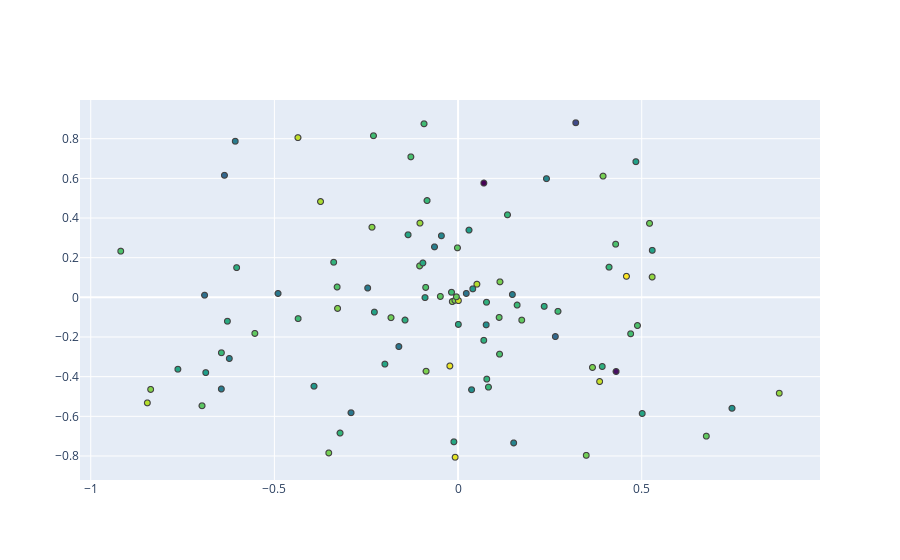

The notebook cell this image was saved under:
### Code cell
import plotly.graph_objects as go
import numpy as np

N = 100000
r = np.random.uniform(0,1,N)
theta = np.random.uniform(0, 2*np.pi, N)

fig = go.Figure(data=go.Scattergl(
    x = r * np.cos(theta),
    y = r * np.sin(theta),
    mode='markers',
    marker=dict(
        color=np.random.randn(N),
        colorscale='Viridis',
        line_width=1
    )
))

fig.show()
